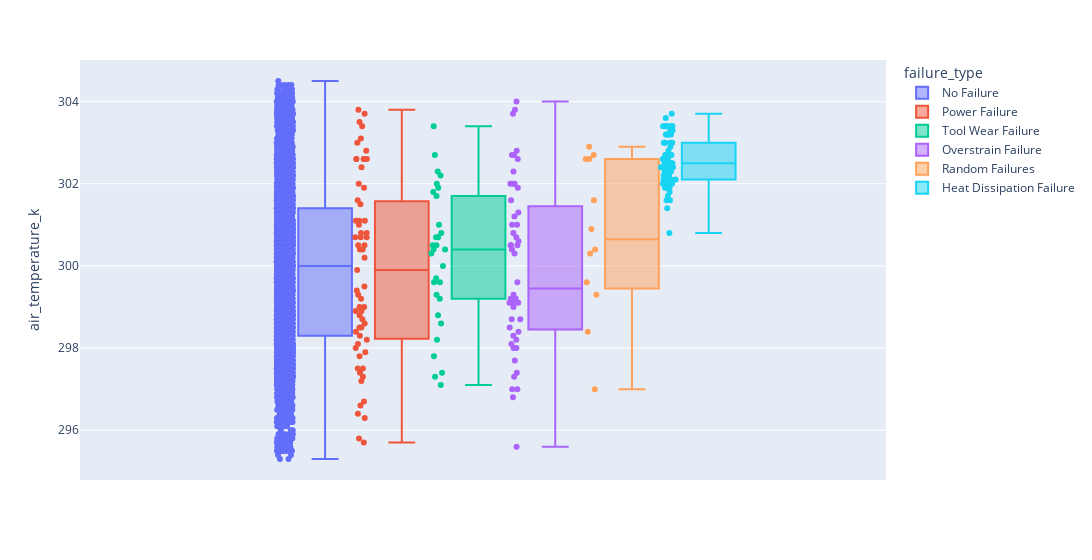

Here is the notebook cell this chart was saved with:
### Code cell
# Criação do histogramas para explicitar os tipos de falhas
def histogram(column_name):
    plt.figure(figsize=(16,6))
    return px.box(data_frame=df_base, y=column_name, color='failure_type', points="all", width=1200)

histogram('air_temperature_k')

### Figure 1 — Plotly figure (JSON) as saved in the notebook; plotly's stock layout.template omitted (floating-point values rounded to 4 significant figures; data arrays with more than 128 entries replaced by an {"elided": "..."} marker saying what was removed)
{"data": [{"alignmentgroup": "True", "boxpoints": "all", "hovertemplate": "failure_type=No Failure<br>air_temperature_k=%{y}<extra></extra>", "legendgroup": "No Failure", "marker": {"color": "#636efa"}, "name": "No Failure", "notched": false, "offsetgroup": "No Failure", "orientation": "v", "showlegend": true, "type": "box", "x0": " ", "xaxis": "x", "y": {"elided": "6435 float values"}, "y0": " ", "yaxis": "y"}, {"alignmentgroup": "True", "boxpoints": "all", "hovertemplate": "failure_type=Power Failure<br>air_temperature_k=%{y}<extra></extra>", "legendgroup": "Power Failure", "marker": {"color": "#EF553B"}, "name": "Power Failure", "notched": false, "offsetgroup": "Power Failure", "orientation": "v", "showlegend": true, "type": "box", "x0": " ", "xaxis": "x", "y": [298.9, 298.4, 298.1, 297.5, 297.4, 297.9, 296.4, 295.8, 295.7, 296.3, 296.6, 296.7, 298.8, 298.9, 298, 298.3, 298.2, 298.5, 299.3, 299.5, 299.4, 299.2, 300.5, 300.4, 301.5, 302.4, 302.6, 301.9, 302.6, 302, 302.6, 302.6, 303.7, 303.5, 303.8, 303.4, 302.8, 302.6, 303, 303.1, 300.7, 300.7, 301.1, 300.8, 301.1, 301.6, 301.1, 300.7, 300.5, 299.9, 300.2, 300.4, 300.8, 301, 299, 298.7, 298.5, 297.5, 297.3, 297.2, 297.8, 299, 298.6], "y0": " ", "yaxis": "y"}, {"alignmentgroup": "True", "boxpoints": "all", "hovertemplate": "failure_type=Tool Wear Failure<br>air_temperature_k=%{y}<extra></extra>", "legendgroup": "Tool Wear Failure", "marker": {"color": "#00cc96"}, "name": "Tool Wear Failure", "notched": false, "offsetgroup": "Tool Wear Failure", "orientation": "v", "showlegend": true, "type": "box", "x0": " ", "xaxis": "x", "y": [298.8, 298.2, 299.6, 299.3, 299.7, 300.7, 301.9, 301.7, 302.2, 302, 302.3, 301.8, 302.7, 303.4, 300.4, 300.8, 301, 300.5, 300, 300.5, 300.7, 300.3, 300.4, 299.2, 297.4, 297.1, 297.3, 297.8, 299.6, 298.6], "y0": " ", "yaxis": "y"}, {"alignmentgroup": "True", "boxpoints": "all", "hovertemplate": "failure_type=Overstrain Failure<br>air_temperature_k=%{y}<extra></extra>", "legendgroup": "Overstrain Failure", "marker": {"color": "#ab63fa"}, "name": "Overstrain Failure", "notched": false, "offsetgroup": "Overstrain Failure", "orientation": "v", "showlegend": true, "type": "box", "x0": " ", "xaxis": "x", "y": [298.4, 298.3, 298, 297.7, 296.8, 295.6, 297, 297, 298.7, 298.2, 298, 299.3, 299.2, 299.1, 299.2, 299.2, 300.5, 301.3, 302, 302, 302.6, 302, 301.9, 303.7, 304, 303.8, 302.8, 302.7, 302.7, 302.3, 301, 301, 300.8, 301.6, 301.2, 300.3, 300.6, 300.5, 300.5, 300.4, 300.7, 299.6, 298.7, 297.4, 297.3, 298.1, 299, 299.1, 299.1, 299.1, 299.2, 298.5], "y0": " ", "yaxis": "y"}, {"alignmentgroup": "True", "boxpoints": "all", "hovertemplate": "failure_type=Random Failures<br>air_temperature_k=%{y}<extra></extra>", "legendgroup": "Random Failures", "marker": {"color": "#FFA15A"}, "name": "Random Failures", "notched": false, "offsetgroup": "Random Failures", "orientation": "v", "showlegend": true, "type": "box", "x0": " ", "xaxis": "x", "y": [297, 298.4, 299.6, 299.3, 301.6, 302.7, 302.6, 302.9, 302.6, 300.9, 300.3, 300.4], "y0": " ", "yaxis": "y"}, {"alignmentgroup": "True", "boxpoints": "all", "hovertemplate": "failure_type=Heat Dissipation Failure<br>air_temperature_k=%{y}<extra></extra>", "legendgroup": "Heat Dissipation Failure", "marker": {"color": "#19d3f3"}, "name": "Heat Dissipation Failure", "notched": false, "offsetgroup": "Heat Dissipation Failure", "orientation": "v", "showlegend": true, "type": "box", "x0": " ", "xaxis": "x", "y": [300.8, 302.3, 302.3, 302.1, 302.3, 302, 301.9, 302.1, 302.1, 301.9, 301.9, 302, 302.2, 302.2, 302.4, 302.4, 302.1, 302.1, 302.5, 302.5, 302.6, 302.7, 302.6, 302, 301.9, 301.8, 301.7, 301.4, 301.6, 301.6, 302, 302, 302.1, 302.2, 302.3, 302.5, 302.4, 302.4, 302.3, 302.5, 302.4, 302.7, 302.7, 302.7, 302.6, 302.4, 302.4, 302.5, 302.7, 302.7, 302.8, 303, 303, 303, 303, 303, 303, 302.9, 303.2, 303.2, 303.3, 303.4, 303.4, 303.4, 303.4, 303.3, 303.2, 303.2, 303.2, 303.4, 303.7, 303.6, 303.4, 303.4, 303.4], "y0": " ", "yaxis": "y"}], "layout": {"boxmode": "group", "legend": {"title": {"text": "failure_type"}, "tracegroupgap": 0}, "margin": {"t": 60}, "width": 1200, "xaxis": {"anchor": "y", "domain": [0, 1]}, "yaxis": {"anchor": "x", "domain": [0, 1], "title": {"text": "air_temperature_k"}}}}
